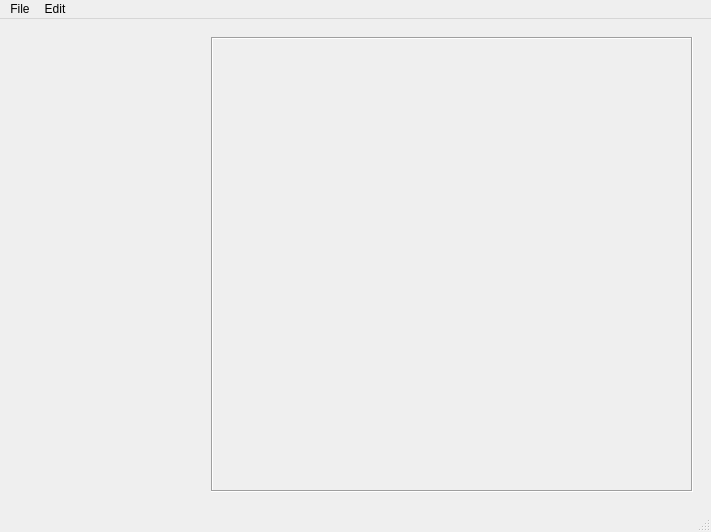
<?xml version="1.0" encoding="UTF-8"?>
<ui version="4.0">
 <class>CMainWindow</class>
 <widget class="QMainWindow" name="CMainWindow">
  <property name="geometry">
   <rect>
    <x>0</x>
    <y>0</y>
    <width>711</width>
    <height>532</height>
   </rect>
  </property>
  <property name="windowTitle">
   <string>Sample Manager</string>
  </property>
  <widget class="QWidget" name="pCenterPanel">
   <layout class="QHBoxLayout" name="horizontalLayout">
    <item>
     <widget class="QWidget" name="pMainPanel" native="true">
      <layout class="QHBoxLayout" name="horizontalLayout_2">
       <property name="spacing">
        <number>0</number>
       </property>
       <property name="margin">
        <number>0</number>
       </property>
       <item>
        <widget class="QWidget" name="pLeftPanel" native="true">
         <property name="minimumSize">
          <size>
           <width>100</width>
           <height>0</height>
          </size>
         </property>
         <property name="maximumSize">
          <size>
           <width>500</width>
           <height>16777215</height>
          </size>
         </property>
         <layout class="QVBoxLayout" name="pLeftPanelLayout" stretch="0">
          <property name="spacing">
           <number>3</number>
          </property>
          <property name="sizeConstraint">
           <enum>QLayout::SetMinimumSize</enum>
          </property>
          <property name="leftMargin">
           <number>0</number>
          </property>
          <property name="topMargin">
           <number>9</number>
          </property>
          <property name="rightMargin">
           <number>0</number>
          </property>
          <property name="bottomMargin">
           <number>9</number>
          </property>
          <item>
           <widget class="QToolBox" name="pSamplesToolBox">
            <property name="currentIndex">
             <number>-1</number>
            </property>
           </widget>
          </item>
         </layout>
        </widget>
       </item>
       <item>
        <widget class="QWidget" name="pRightPanel" native="true">
         <property name="minimumSize">
          <size>
           <width>500</width>
           <height>0</height>
          </size>
         </property>
         <layout class="QHBoxLayout" name="horizontalLayout_3">
          <item>
           <widget class="QFrame" name="pRenderFrame">
            <property name="frameShape">
             <enum>QFrame::Box</enum>
            </property>
            <property name="frameShadow">
             <enum>QFrame::Sunken</enum>
            </property>
            <property name="lineWidth">
             <number>1</number>
            </property>
            <property name="midLineWidth">
             <number>0</number>
            </property>
           </widget>
          </item>
         </layout>
        </widget>
       </item>
      </layout>
     </widget>
    </item>
   </layout>
  </widget>
  <widget class="QMenuBar" name="pMainMenu">
   <property name="geometry">
    <rect>
     <x>0</x>
     <y>0</y>
     <width>711</width>
     <height>21</height>
    </rect>
   </property>
   <widget class="QMenu" name="menuFile">
    <property name="title">
     <string>File</string>
    </property>
   </widget>
   <widget class="QMenu" name="menuEdit">
    <property name="title">
     <string>Edit</string>
    </property>
    <widget class="QMenu" name="menuRender_Mode">
     <property name="title">
      <string>Render Mode</string>
     </property>
     <addaction name="pMenuSolidAction"/>
     <addaction name="pMenuWireframeAction"/>
    </widget>
    <widget class="QMenu" name="menuCamera">
     <property name="title">
      <string>Camera</string>
     </property>
     <addaction name="pMenuResetCameraPositionAction"/>
     <addaction name="pMenuCameraPerspective"/>
    </widget>
    <addaction name="menuRender_Mode"/>
    <addaction name="separator"/>
    <addaction name="menuCamera"/>
   </widget>
   <addaction name="menuFile"/>
   <addaction name="menuEdit"/>
  </widget>
  <widget class="QStatusBar" name="statusbar"/>
  <action name="pMenuSolidAction">
   <property name="checkable">
    <bool>true</bool>
   </property>
   <property name="checked">
    <bool>true</bool>
   </property>
   <property name="text">
    <string>Solid</string>
   </property>
  </action>
  <action name="pMenuWireframeAction">
   <property name="checkable">
    <bool>true</bool>
   </property>
   <property name="text">
    <string>Wireframe</string>
   </property>
  </action>
  <action name="pMenuResetCameraPositionAction">
   <property name="text">
    <string>Reset</string>
   </property>
  </action>
  <action name="pMenuCameraPerspective">
   <property name="text">
    <string>Perspective</string>
   </property>
  </action>
 </widget>
 <resources/>
 <connections/>
</ui>
